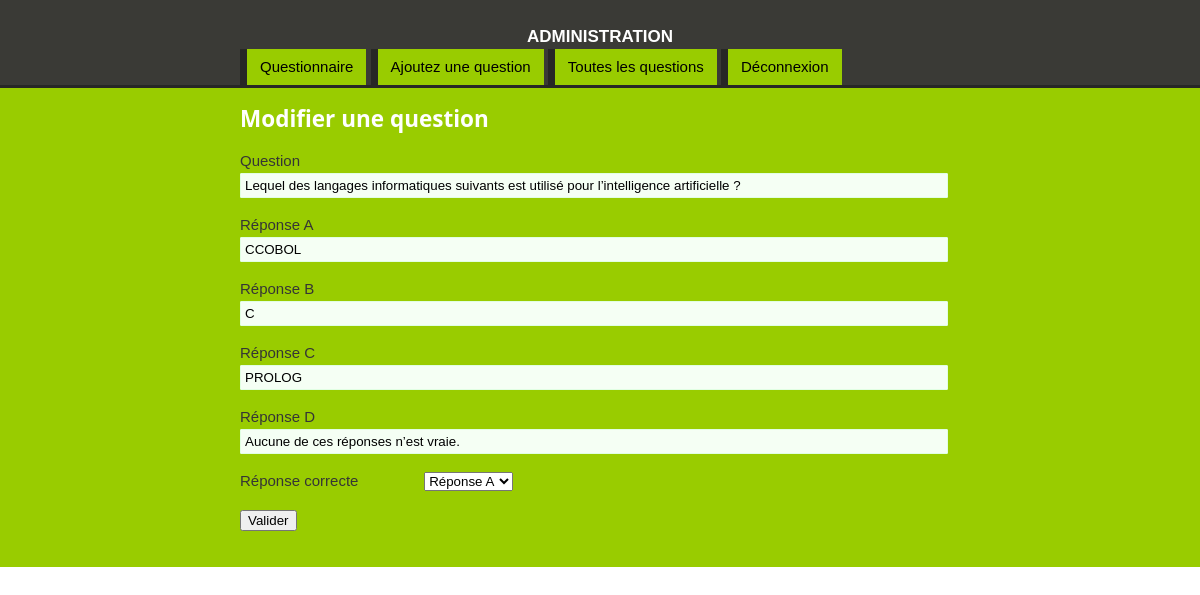
/editquestion.php?qno=8 (signed in), run on the app's committed database.
### tables this page shows
CREATE TABLE IF NOT EXISTS `questions` (
  `qid` int(11) NOT NULL AUTO_INCREMENT,
  `qno` int(11) NOT NULL,
  `question` text NOT NULL,
  `ans1` text NOT NULL,
  `ans2` text NOT NULL,
  `ans3` text NOT NULL,
  `ans4` text NOT NULL,
  `correct_answer` varchar(1) NOT NULL,
  PRIMARY KEY (`qid`)
);

### editquestion.php (the view, shortened to what this page needs)
<?php include "connection.php";if (isset($_SESSION['admin'])) {?>
<?php
if (isset($_GET['qno'])) {
	$qno = mysqli_real_escape_string($conn , $_GET['qno']);
	if (is_numeric($qno)) {
		$query = "SELECT * FROM questions WHERE qno = '$qno' ";
		$run = mysqli_query($conn, $query) or die(mysqli_error($conn));
		if (mysqli_num_rows($run) > 0) {
			while ($row = mysqli_fetch_array($run)) {
                 $question = $row['question'];
                 $ans1 = $row['ans1'];
                 $ans2 = $row['ans2'];
                 $ans3 = $row['ans3'];
                 $ans4 = $row['ans4'];
			}
		}
		else {
			echo "<script> alert('error');
			window.location.href = 'allquestions.php'; </script>" ;
		}
	}
	else {
		header("location: allquestions.php");
	}
}
?>
<!DOCTYPE html>
<html>
	<head>
		<link rel="stylesheet" type="text/css" href="css/style.css">
		<link rel="stylesheet" type="text/css" href="css/style1.css">
	</head>
	<body>
		<header>
			<div class="container">
				<h1>Administration</h1>
				<a href="index.php" class="start">Questionnaire</a>
				<a href="add.php" class="start">Ajoutez une question</a>
				<a href="allquestions.php" class="start">Toutes les questions</a>
				<a href="exit.php" class="start">Déconnexion</a>
			</div>
		</header>
		<main>
			<div class="container">
				<h2>Modifier une question</h2>
				<form method="post" action="">
					<p>
						<label>Question</label>
						<input type="text" name="question" required="" value="<?php echo $question; ?>">
					</p>
					<p>
						<label>Réponse A</label>
						<input type="text" name="choice1" required="" value="<?php echo $ans1; ?>">
					</p>
					<p>
						<label>Réponse B</label>
						<input type="text" name="choice2" required="" value="<?php echo $ans2; ?>">
					</p>
					<p>
						<label>Réponse C</label>
						<input type="text" name="choice3" required="" value="<?php echo $ans3; ?>">
					</p>
					<p>
						<label>Réponse D</label>
						<input type="text" name="choice4" required="" value="<?php echo $ans4; ?>">
					</p>
					<p>
						<label>Réponse correcte</label>
						<select name="answer" >
                        <option value="a">Réponse A</option>
                    </select>
					</p>
					<p>
						<input type="submit" name="submit" value="Valider">
					</p>
				</form>
			</div>
		</main>
	</body>
</html>
<?php } else {header("location: admin.php");}?>

### css/style.css (style rules this page uses)
body { font-family: arial; font-size: 15px; line-height: 1.6em; }
a { text-decoration: none; }
label { display: inline-block; width: 180px; color: #353535; }
input[type='text'] { width: 97%; padding: 4px; border-radius: 1px; border:1px #e1ffe2 solid; background: #f5fff4; }
.container { width: 60%; margin: 0 auto; overflow: auto; }
header { border-bottom: 3px #272726 solid; background: #3A3A36; color: white; }
main { padding-bottom: 20px; background: #99CC00; color: white; }
a.start { display: inline-block; color: #000000; background: #99CC00; border-left: 7px #272726 solid; padding:6px 13px; }

### css/style1.css (style rules this page uses)
body { font-size: 15px; color: #343d44; font-family: "segoe-ui", "open-sans", tahoma, arial; padding: 0; margin: 0; }
h2 { font-family: "Lucida Sans Unicode", "Lucida Grande", "Segoe Ui"; }
h1 { margin: 25px auto 0; text-align: center; text-transform: uppercase; font-size: 17px; }

### data on the page
questions: question "Lequel des langages informatiques suivants est utilisé pour l’intelligence artificielle ?", choice1 "CCOBOL", choice2 "C", choice3 "PROLOG", choice4 "Aucune de ces réponses n’est vraie."
